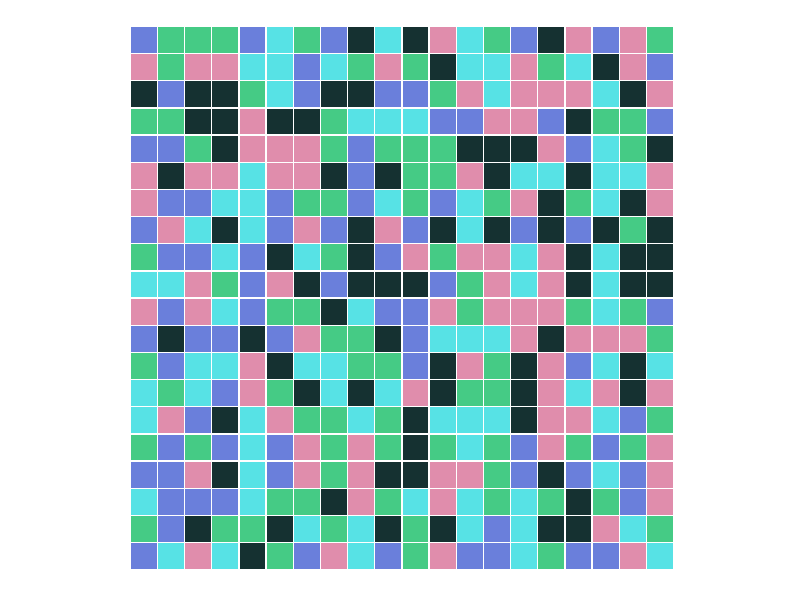
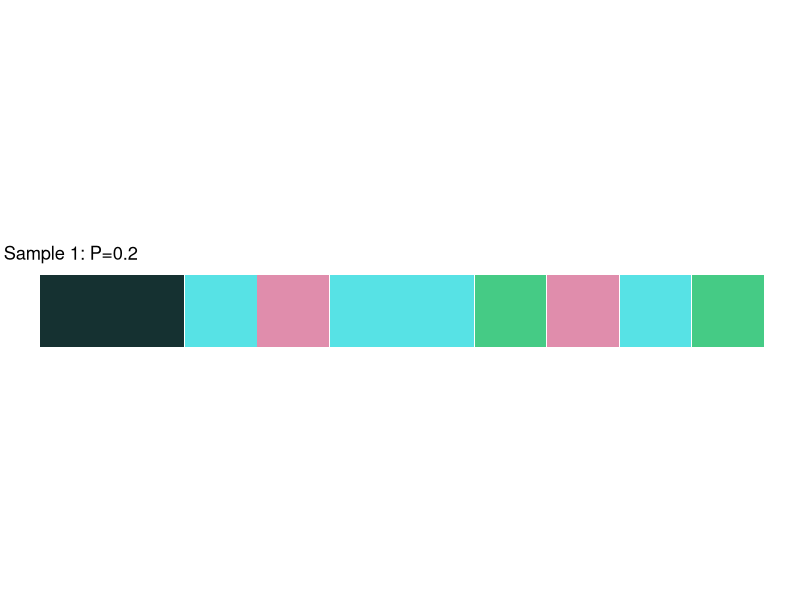
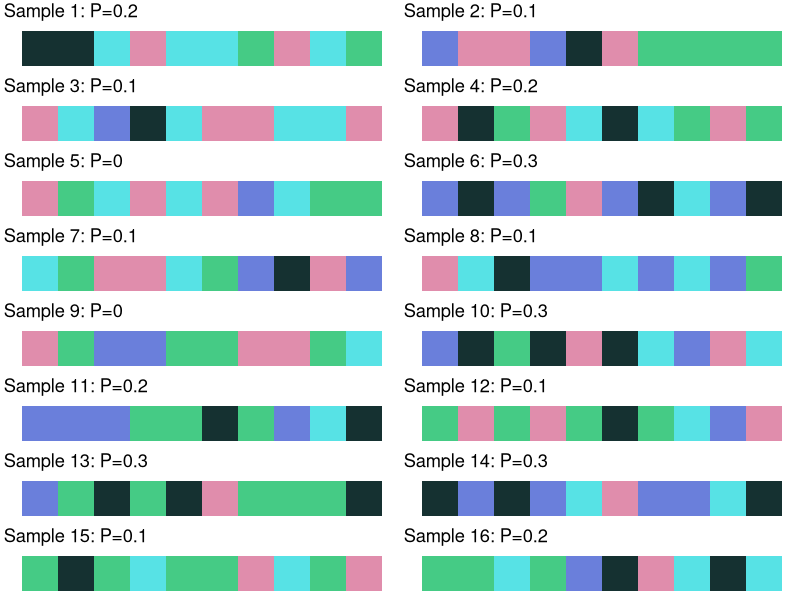
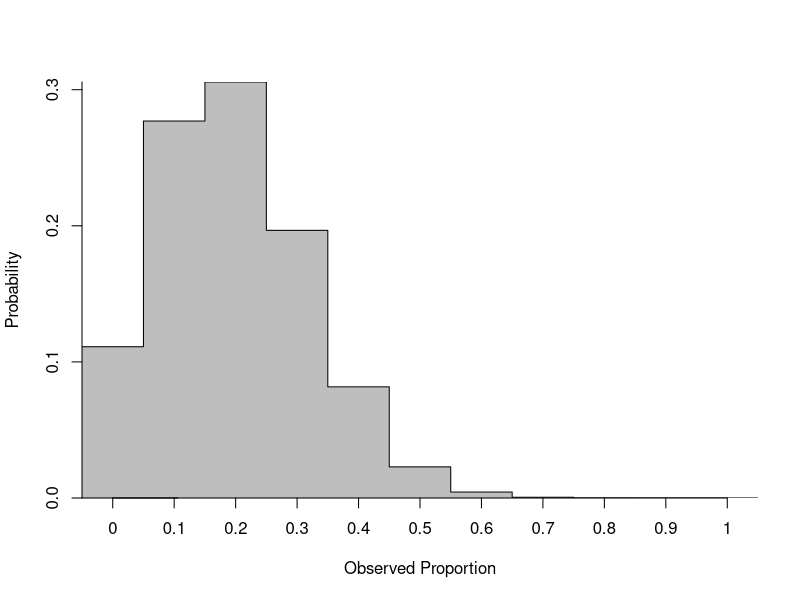
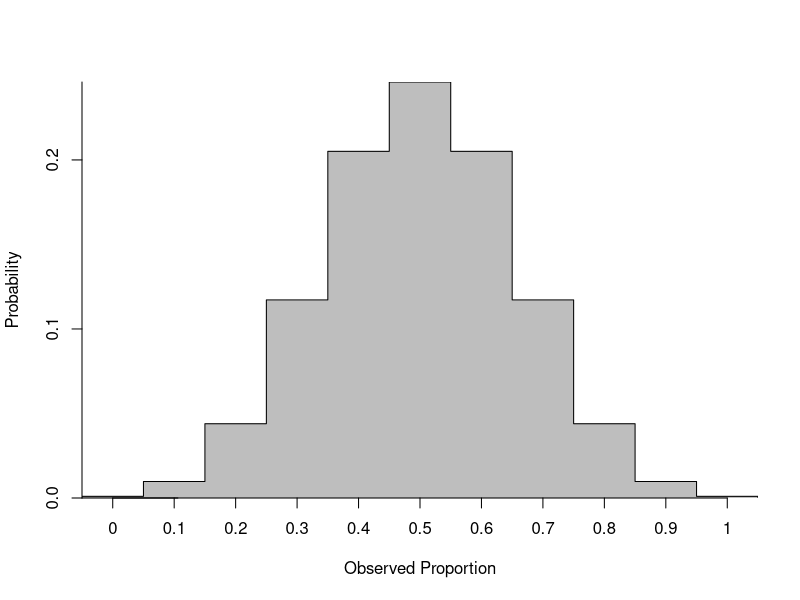
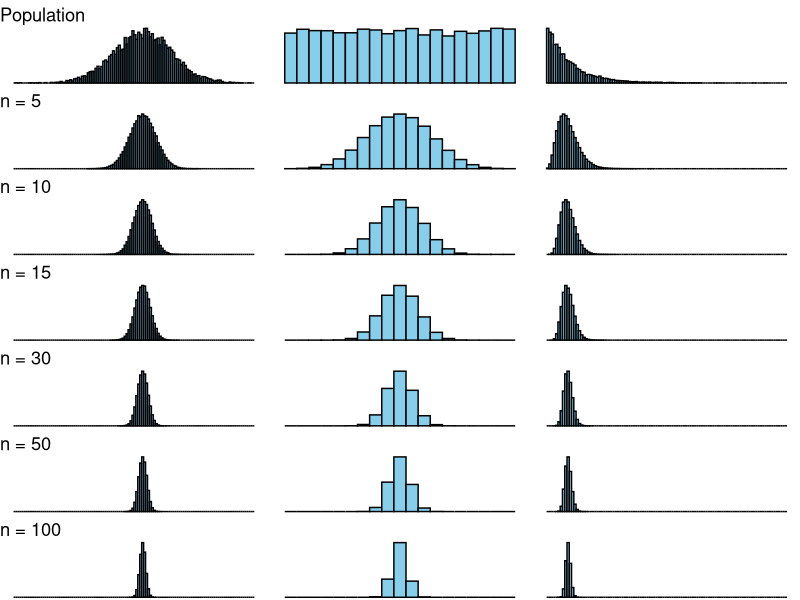
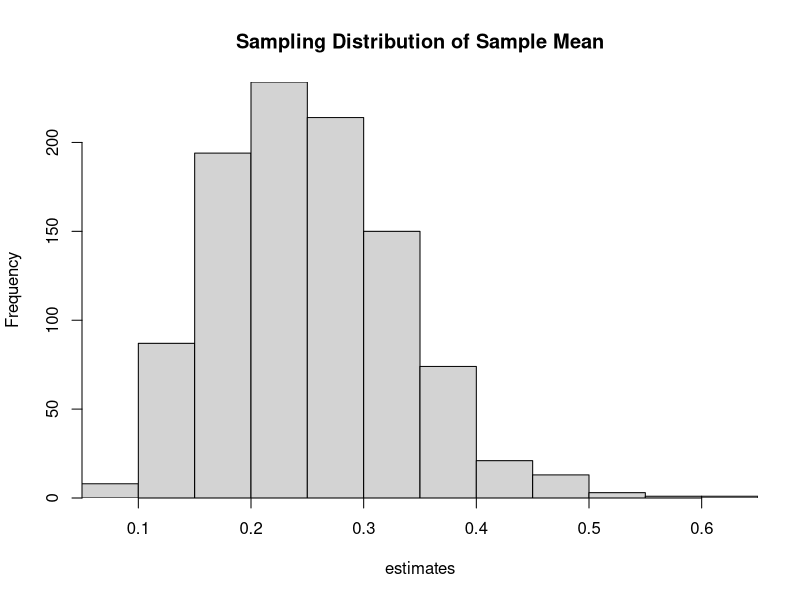
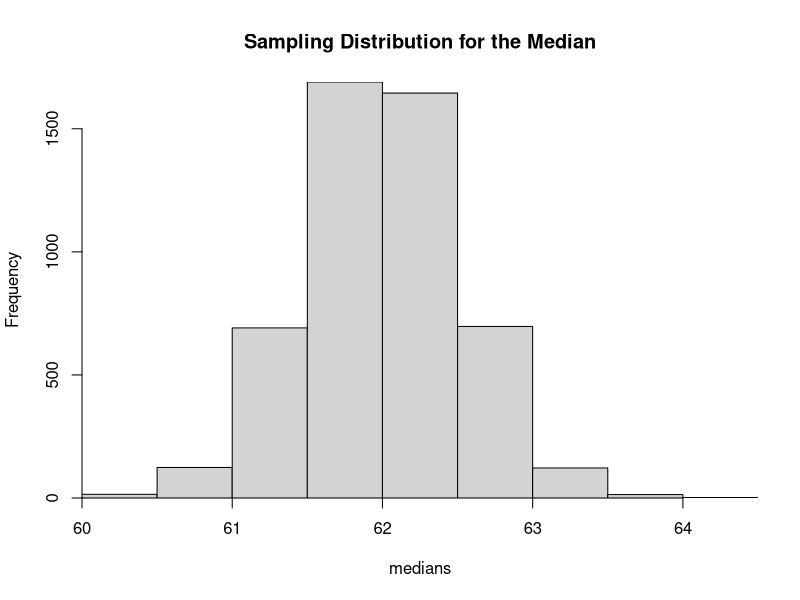

Reproduce these figures in R, in order.
## ---- chunk 1
#| include: false
library(gridExtra)
library(ggplot2)
library(dplyr)
## ---- chunk 2
#| echo: false
set.seed(31415)

# Settings
num_rows <- 20
colours <- c("#E08DAC", "#6A7FDB", "#57E2E5", "#45CB85", "#153131")
sample_size <- 10
num_of_samples <- 16
show_first <- 4

# Create data frame
sample_df <- data.frame(x = rep(1:num_rows, num_rows),
                 y = rep(1:num_rows, each = num_rows))

# Add a column for fill color
sample_df$fill <- factor(sample(colours, num_rows*num_rows, replace = TRUE))

# Count Black Squares
n_black_total <- sum(sample_df$fill == "#153131")/nrow(sample_df)

# Create plot
p <- ggplot(sample_df, aes(x, y)) + 
    geom_tile(aes(fill = fill, height = 0.95, width = 0.95))

my_theme <- theme(axis.title = element_blank(),
                    axis.text = element_blank(),
                    axis.ticks = element_blank(),
                    legend.position = 'none',
                    plot.background = element_blank(),
                    panel.background = element_blank(),
                    plot.margin = unit(c(0,0,0,0), "cm"))

# Remove axis labels and ticks
p <- p + my_theme + scale_fill_manual(values = levels(sample_df$fill), labels = labels(sample_df$fill)) + coord_fixed(1)

# Generate Random Sample Plots
sample_plots <- lapply(1:num_of_samples, function(idx){
    small_df <- sample_df[sample(1:nrow(sample_df), sample_size, replace = FALSE),]
    small_df$fill <- factor(as.character(small_df$fill), levels = levels(sample_df$fill))
    small_df$y <- 1
    small_df$x <- seq(1, sample_size, 1)
    num_black <- sum(small_df$fill == "#153131")/sample_size

    ggplot(small_df, aes(x, y)) + 
        ggtitle(paste0("Sample ", idx, ": P=", num_black)) +
        geom_tile(aes(fill = fill, height = 0.99, width = 0.99)) +
        my_theme +
        scale_fill_manual(values = levels(sample_df$fill), 
                          labels = labels(sample_df$fill), drop = FALSE) + coord_fixed(1)
})

# Show plot
g1 <- sample_plots[[1]]
g2 <- do.call(arrangeGrob, c(sample_plots[1:show_first], ncol = 2))
g3 <- do.call(arrangeGrob, c(sample_plots, ncol = 2))

## ---- chunk 3
#| echo: false
#| label: fig-population-visual
#| fig-cap: The population of squares. Consider each colour to represent a trait or variable for each individual in the population. 
p
## ---- chunk 4
#| echo: false
#| fig-height: 1
#| label: fig-first-sample
#| fig-cap: A single sample from the population. In this sample of size $10$, $2$ of the resulting squares are black, making the sample proportion $0.2$.
g1
## ---- chunk 5
#| echo: false
#| label: fig-all-samples
#| fig-cap: Sixteen samples from the population. Each sample exhibits a different proportion of squares which are black, and as a result, a different sample proportion. Because this proportion differs from sample-to-sample we say that it is subject to sampling variability.
#| 
grid.arrange(g3, ncol = 1)
## ---- chunk 6
#| fig-height: 5
#| echo: false
#| label: fig-sampling-dist
#| fig-cap: The sampling distribution for the proportion of black squares in samples of size $10$ from the population of coloured squares. This distribution can be thought to emerge from the process of repeatedly sampling from the population, computing the resulting statistic, and then recording those statistics into a dataset itself. Moreover, we can read the probabilities here as stating "the probability that the proportion of black squares in a sample of size $10$ will take on $x$ is $y$."

hist_df <- data.frame(x = seq(0, sample_size+1, 1))
pop_size <- nrow(sample_df)
total_black <- n_black_total*pop_size
hist_df$x_p <- hist_df$x/sample_size - 0.05

hist_df$v <- dhyper(hist_df$x, 
                    m = total_black, 
                    n = pop_size-total_black, 
                    k = sample_size)

#hist_df <- rbind(c(0, -0.05000001, 0), hist_df, c(0, 1.05000001, 0))

y <- hist_df$v
x <- hist_df$x #seq_along(y)
y2 <- rep(y, each=2)
y2 <- y2[-length(y2)]
x2 <- rep(x, each=2)[-1]
x3 <- c(min(x2), x2, max(x2))
y3 <- c(0, y2, 0)

# because polygon() wants a pre-existing plot
par(xaxs="i", yaxs="i")
plot(x, 
     y, 
     ylim=c(0, max(y)), 
     type="n", 
     ylab = 'Probability',  
     xlab = 'Observed Proportion', 
     axes = FALSE)

polygon(x3, y3, border=NA, col="grey")
lines(x2, y2)

axis(1, at = c(-0.06,1.56), labels = c("",""), lwd.ticks = 0)
axis(1, at = seq(0, sample_size, 1) + 0.5, labels = seq(0, 1, by=1/sample_size))
axis(2, at = seq(0, 0.5, 0.1))

## ---- chunk 7
#| echo: false
#| cache: true
x <- 0:11 #seq_along(y)
y <- dbinom(x, 10, 0.5)
y2 <- rep(y, each=2)
y2 <- y2[-length(y2)]
x2 <- rep(x, each=2)[-1]
x3 <- c(min(x2), x2, max(x2))
y3 <- c(0, y2, 0)

# because polygon() wants a pre-existing plot
par(xaxs="i", yaxs="i")
plot(x, 
     y, 
     ylim=c(0, max(y)), 
     type="n", 
     ylab = 'Probability',  
     xlab = 'Observed Proportion', 
     axes = FALSE)

polygon(x3, y3, border=NA, col="grey")
lines(x2, y2)

axis(1, at = c(-0.06,1.56), labels = c("",""), lwd.ticks = 0)
axis(1, at = seq(0, 10, 1) + 0.5, labels = seq(0, 1, by=1/10))
axis(2, at = seq(0, 0.5, 0.1))
## ---- chunk 8
#| echo: false
#| warning: false
#| cache: true
#| fig.height: 10
#| label: Convergence of Sampling Distributions via the CLT
#| fig.cap: This plots shows the convergence of the sampling distribution of the sample mean to the normal distribution for three different populations. In the top row the population distribution is shown, followed by the sampling distribution for the sample mean over increasing values of $n$. While all three end up following a normal distribution, and all three end-up having very little variance as the sample size grows (the $x$-axis are held constant across all plots), we can see that normality emerges more quickly for the populations that are closer to normality to begin. 
ns <- c(5, 10, 15, 30, 50, 100)

# Function to generate sampling distribution for a given population and sample size
sampling_distribution <- function(population, n, num_samples = 100000) {
  sample_means <- replicate(num_samples, mean(sample(population, n, replace = TRUE)))
  return(sample_means)
}

# Define different population distributions
normal_population <- rnorm(10000, mean = 100, sd = 15)
uniform_population <- runif(10000, min = 0, max = 20)
exponential_population <- rexp(10000, rate = 0.1)

# Generate sampling distributions for different sample sizes
normal_distributions <- lapply(ns, function(n) sampling_distribution(normal_population, n))
uniform_distributions <- lapply(ns, function(n) sampling_distribution(uniform_population, n))
exponential_distributions <- lapply(ns, function(n) sampling_distribution(exponential_population, n))

# Create plots for population distributions and sampling distributions
plot_population <- function(population, title) {
  ggplot(data.frame(x = population), aes(x)) +
    geom_histogram(binwidth = 1, fill = "skyblue", color = "black") + ggtitle(title)  + theme_void() + scale_x_continuous(limits = c(min(population), max(population)))
} 

plot_sampling_distribution <- function(distribution, title, xlimits) {
  ggplot(data.frame(x = distribution), aes(x)) +
    geom_histogram(binwidth = 1, fill = "skyblue", color = "black") +
    ggtitle(title)  + theme_void() + scale_x_continuous(limits = xlimits)
}

# Combine plots
plots <- list(
  plot_population(normal_population, "Population"),
  plot_population(uniform_population, ""),
  plot_population(exponential_population, "")
)

for (i in 1:length(normal_distributions)) {
  plots[[i*3 + 1]] <- plot_sampling_distribution(normal_distributions[[i]], paste("n =", ns[i]), c(min(normal_population), max(normal_population)))
  plots[[i*3 + 2]] <- plot_sampling_distribution(uniform_distributions[[i]], "", c(min(uniform_population), max(uniform_population)))
  plots[[i*3 + 3]] <- plot_sampling_distribution(exponential_distributions[[i]], "", c(min(exponential_population), max(exponential_population)))
}

# Arrange plots in a grid
grid.arrange(grobs = plots, ncol = 3, nrow = 7)
## ---- chunk 9
# First Set a Seed to Ensure Replicability
set.seed(31415)

# Next define the sample size and population parameters
# and the number of times to repeat the experiment
n <- 10
rate <- 4 # We will use Exp(4)
replicates <- 1000

# Store the Results in a Vector
estimates <- c()

# Repeatedly compute the statistic of interest
for(ii in 1:replicates) {
    sample <- rexp(n, rate = rate)
    estimates <- c(estimates, mean(sample)) # Add the statistic
}

# Produce the Resulting Histogram
hist(estimates, main = "Sampling Distribution of Sample Mean")
## ---- chunk 10
# Set a Seed to Ensure Replicability
set.seed(31415)

# Define the Parameters of Interest
n <- 50
replicates <- 5000
mean <- 62
sd <- 3

# Define holders for the various statistics
medians <- c()
variances <- c()
minimums <- c()

# Loop over the various replicates to work out the sampling distributions
for (ii in 1:replicates) {
    sample <- rnorm(n, mean = mean, sd = sd)

    # Compute the statistics
    medians <- c(medians, median(sample))
    variances <- c(variances, var(sample))
    minimums <- c(minimums, min(sample))
}

# Output Histograms for the Sampling Distributions
hist(medians, main = "Sampling Distribution for the Median")
hist(variances, main = "Sampling Distribution for the Variance")
hist(minimums, main = "Sampling Distribution for the Minimum")

